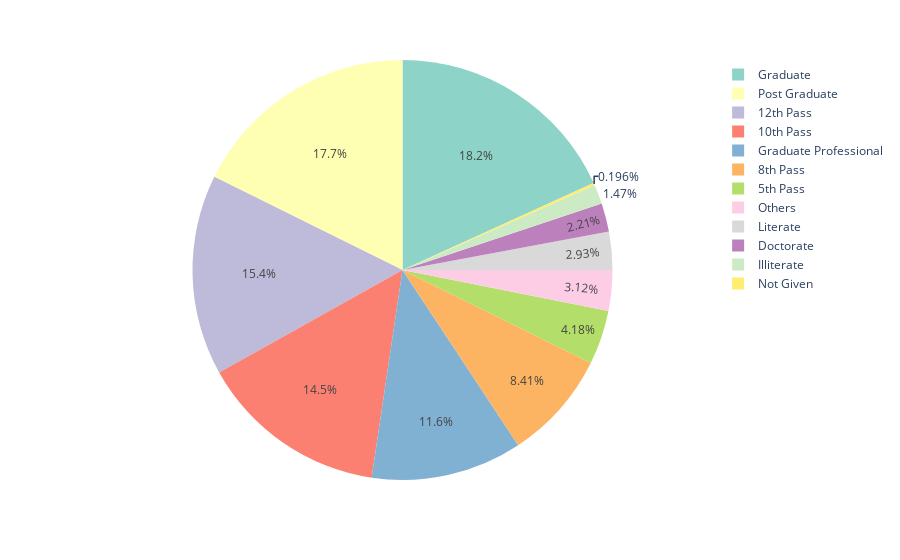

The notebook cell this image was saved under:
### Markdown cell above
Visualising them.

### Code cell
all_cand_edu_vals = cand_bg['education'].value_counts()
fig = px.pie(all_cand_edu_vals, values=all_cand_edu_vals.values, names=all_cand_edu_vals.index, color_discrete_sequence=px.colors.qualitative.Set3)
fig.show()

### Figure 1 — Plotly figure (JSON) as saved in the notebook; plotly's stock layout.template omitted (floating-point values rounded to 4 significant figures)
{"data": [{"domain": {"x": [0, 1], "y": [0, 1]}, "hovertemplate": "education=%{label}<br>value=%{value}<extra></extra>", "labels": ["Graduate", "Post Graduate", "12th Pass", "10th Pass", "Graduate Professional", "8th Pass", "5th Pass", "Others", "Literate", "Doctorate", "Illiterate", "Not Given"], "legendgroup": "", "name": "", "showlegend": true, "type": "pie", "values": [2883, 2802, 2444, 2304, 1843, 1332, 662, 495, 465, 350, 233, 31]}], "layout": {"legend": {"tracegroupgap": 0}, "margin": {"t": 60}, "piecolorway": ["rgb(141,211,199)", "rgb(255,255,179)", "rgb(190,186,218)", "rgb(251,128,114)", "rgb(128,177,211)", "rgb(253,180,98)", "rgb(179,222,105)", "rgb(252,205,229)", "rgb(217,217,217)", "rgb(188,128,189)", "rgb(204,235,197)", "rgb(255,237,111)"]}}
